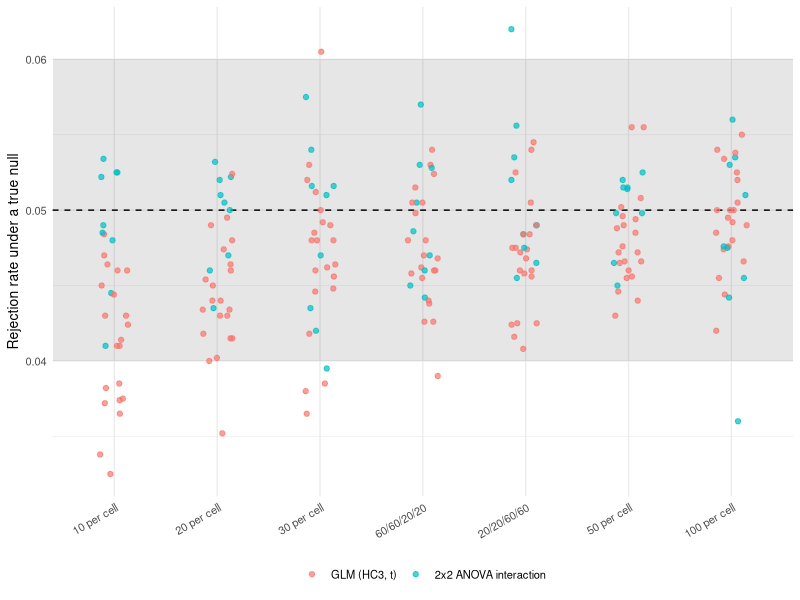
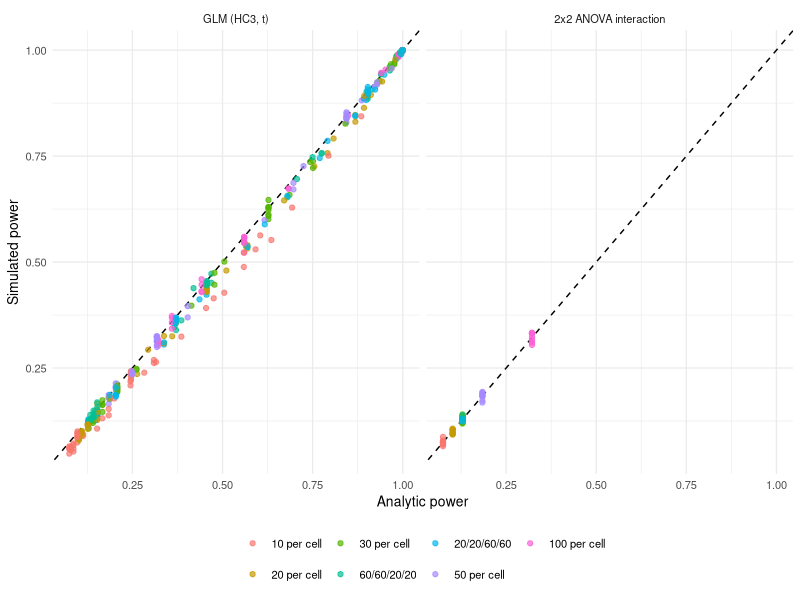

R code for these plots, in order:
## ---- chunk 1
knitr::opts_chunk$set(collapse = TRUE, comment = "#>", echo = FALSE,
                      fig.width = 8, fig.height = 5)
library(ggplot2)

performance <- utils::read.csv("power-validation/performance.csv")
run <- utils::read.csv("power-validation/run-information.csv")
invariance <- utils::read.csv("power-validation/invariance.csv")

test_levels <- c("GLM (HC3, t)", "2x2 ANOVA interaction",
                 "Test I (Braver & Braver, 1988)")
performance$test <- factor(performance$test, test_levels)
allocation_levels <- unique(performance$allocation[order(performance$n1 + performance$n2 +
                                                         performance$n3 + performance$n4)])
performance$allocation <- factor(performance$allocation, allocation_levels)

# Tolerances declared on the issue before any results were examined.
performance$null_case <- !is.na(performance$true_effect) & performance$true_effect == 0
performance$tolerance <- pmax(0.02, 2 * performance$mcse)
performance$agrees <- !is.na(performance$analytic_power) &
  abs(performance$difference) <= performance$tolerance
performance$type1_ok <- ifelse(performance$null_case,
                               performance$power >= 0.04 & performance$power <= 0.06,
                               NA)

wide_by_allocation <- function(data, value, fmt) {
  data <- data[, c("test", "allocation", value)]
  wide <- reshape(data, idvar = "test", timevar = "allocation", direction = "wide")
  out <- data.frame(Test = as.character(wide$test), check.names = FALSE)
  for (a in levels(performance$allocation)) {
    column <- paste(value, a, sep = ".")
    if (column %in% names(wide)) out[[a]] <- fmt(wide[[column]])
  }
  out
}
## ---- chunk 2
failures <- aggregate(failures ~ test, data = performance, FUN = sum)
names(failures) <- c("Test", "Failed fits across all scenarios")
knitr::kable(failures)
## ---- chunk 3
null_rows <- performance[performance$null_case, ]
type1 <- aggregate(power ~ test + allocation, data = null_rows, FUN = mean)
knitr::kable(
  wide_by_allocation(type1, "power", function(x) sprintf("%.3f", x)),
  caption = "Mean rejection rate where the true effect is zero (nominal .05)"
)
## ---- chunk 4
ggplot(null_rows, aes(allocation, power, colour = test)) +
  annotate("rect", xmin = -Inf, xmax = Inf, ymin = 0.04, ymax = 0.06, alpha = 0.15) +
  geom_hline(yintercept = 0.05, linetype = "dashed") +
  geom_jitter(width = 0.15, height = 0, alpha = 0.7) +
  labs(x = NULL, y = "Rejection rate under a true null", colour = NULL) +
  theme_minimal(base_size = 10) +
  theme(legend.position = "bottom", axis.text.x = element_text(angle = 30, hjust = 1))
## ---- chunk 5
bench <- performance[!is.na(performance$analytic_power) & !performance$null_case, ]

ggplot(bench, aes(analytic_power, power, colour = allocation)) +
  geom_abline(slope = 1, intercept = 0, linetype = "dashed") +
  geom_point(alpha = 0.7) +
  facet_wrap(~ test) +
  labs(x = "Analytic power", y = "Simulated power", colour = NULL) +
  theme_minimal(base_size = 10) +
  theme(legend.position = "bottom")
## ---- chunk 6
differences <- aggregate(difference ~ test + allocation, data = bench, FUN = mean)
knitr::kable(
  wide_by_allocation(differences, "difference", function(x) sprintf("%+.3f", x)),
  caption = "Mean difference between simulated and analytic power"
)

within <- aggregate(agrees ~ test + allocation, data = bench, FUN = mean)
knitr::kable(
  wide_by_allocation(within, "agrees", function(x) sprintf("%.0f%%", 100 * x)),
  caption = "Share of scenarios within the pre-declared tolerance"
)
## ---- chunk 7
test_i <- performance[performance$test == "Test I (Braver & Braver, 1988)", ]
test_i_null <- test_i[test_i$delta == 0 & test_i$sens == 0, ]
summary_i <- aggregate(power ~ allocation, data = test_i_null, FUN = mean)
names(summary_i) <- c("Allocation", "Rejection rate under the complete null")
knitr::kable(summary_i, digits = 3)
## ---- chunk 8
knitr::kable(
  data.frame(
    Estimand = invariance$estimand,
    Test = invariance$test,
    `SD 1` = sprintf("%.3f", invariance$power_sigma_1),
    `SD 2` = sprintf("%.3f", invariance$power_sigma_2),
    Difference = sprintf("%+.3f", invariance$difference),
    check.names = FALSE
  ),
  caption = "Rejection rates with proportionally scaled effects and residual SD"
)
